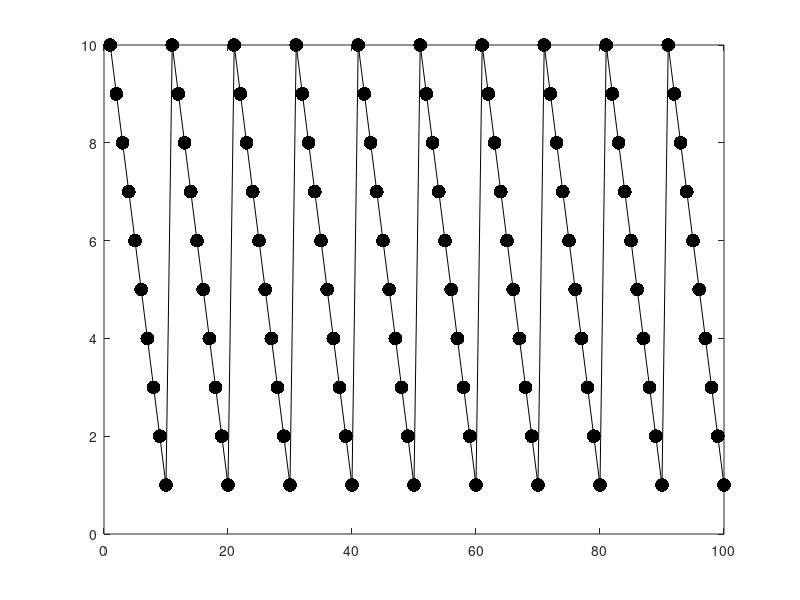

Reproduce this figure in MATLAB. (Note: this script raises an error after producing the figure.)
points = 10:-1:1;
nreps = 10;

points = repmat(points, [1 nreps]);

figure;
plot(points, 'k');
hold on
plot(points, 'k.', 'MarkerSize', 30);
mymakeaxis()